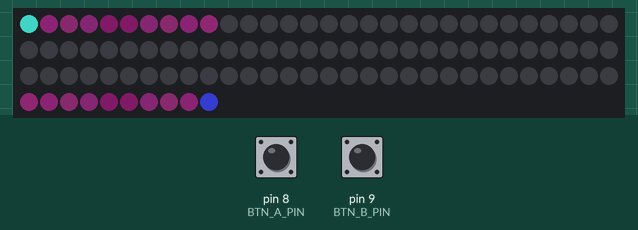
Recording of a sketch running on a simulated Arduino Uno, built with avr-gcc and run on an emulated ATmega328P. Parts: 100 RGB LEDs in strip order, left to right, continuing on the next row. Inputs (shaded band) come from the test bench; at power-on: pin 8 (BTN_A_PIN) HIGH, pin 9 (BTN_B_PIN) HIGH. Dim RGB values are drawn brighter than linear.

Above: at 1.5 s.
1.6 s: pin 8 (BTN_A_PIN) pulled LOW for 0.15 s
At 1.77 s:
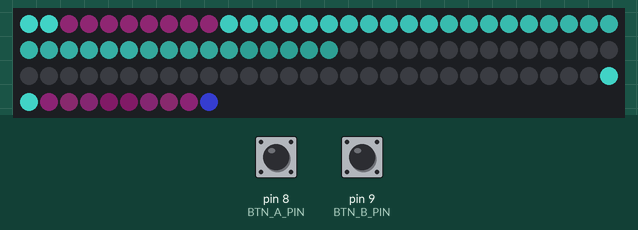
3.4 s: pin 9 (BTN_B_PIN) pulled LOW for 1 s
At 3.56 s:
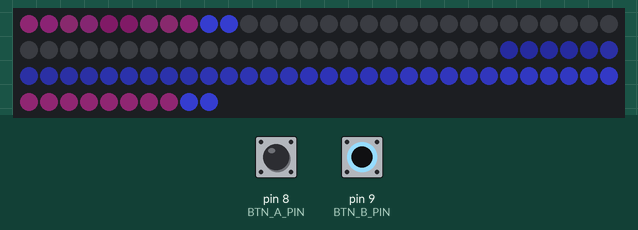
5.9 s: pin 8 (BTN_A_PIN) pulled LOW for 1 s
At 6.08 s:
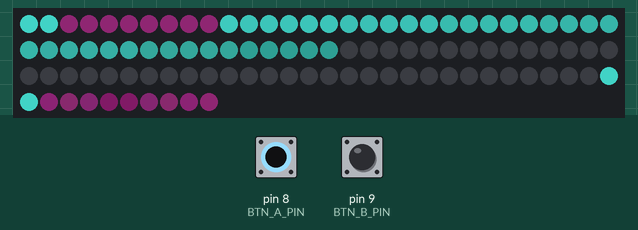
8.4 s: pin 9 (BTN_B_PIN) pulled LOW for 0.15 s
At 8.56 s:
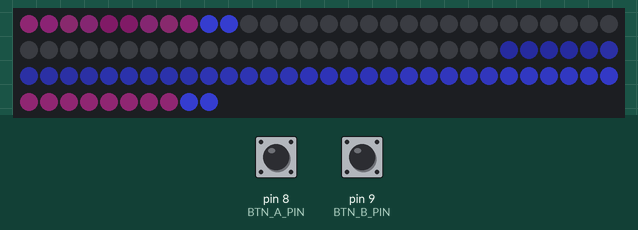
10.2 s: pin 8 (BTN_A_PIN) driven LOW and pin 9 (BTN_B_PIN) driven LOW
At 10.36 s:
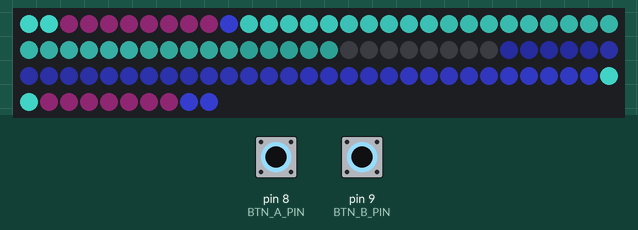
13.2 s: pin 8 (BTN_A_PIN) driven HIGH
At 16.03 s:
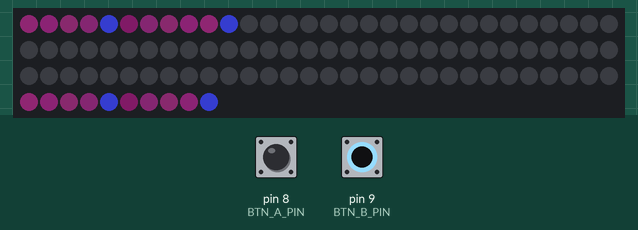
Timing chart, 0 to 17.2 s (numbered marks = the images above; inputs shaded):
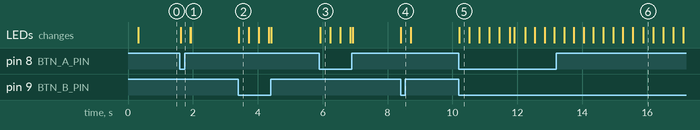

The sketch:

pong.ino
```cpp
#include <FastLED.h> //strip

//logic
#define MAX_HIT_ZONE 10
#define MIN_HIT_ZONE 4
#define VIRTUAL_LEDS 800
#define STATE_SIGNUP 0
#define STATE_PLAY 1
#define STATE_SCORE 2
#define SCORE_T 100

int state;
unsigned int state_t;
int speed;
int zone_a_len;
int zone_b_len;
long virtual_ball_p;
long ball_p;
int server;
int serve;
int bounce;
unsigned int btn_a_down_t;
unsigned int btn_a_press_t;
unsigned int btn_a_up_t;
unsigned int btn_b_down_t;
unsigned int btn_b_press_t;
unsigned int btn_b_up_t;
int btn_a_hit_p;
int missile_a_hit_p;
unsigned int missile_a_hit_t;
int btn_b_hit_p;
int missile_b_hit_p;
unsigned int missile_b_hit_t;

//strip
#define STRIP_LED_PIN     3
#define STRIP_NUM_LEDS    100
#define STRIP_BRIGHTNESS  128 //0-128
#define STRIP_LED_TYPE    WS2811
#define STRIP_COLOR_ORDER BRG
#define STRIP_FADE_N 10

CRGB black;
CRGB white;
CRGB red;
CRGB green;
CRGB blue;
CRGB yellow;
CRGB light_blue;
CRGB dark_blue;
CRGB pink;

CRGB color_a;
CRGB color_b;
CRGB color_ball;
CRGB color_zone;
CRGB color_clear;
CRGB color_a_fade[STRIP_FADE_N];
CRGB color_b_fade[STRIP_FADE_N];
CRGB color_zone_fade[STRIP_FADE_N];
CRGB color_fade[STRIP_FADE_N];

CRGB strip_leds[STRIP_NUM_LEDS];

//btns
#define BTN_A_PIN 8
#define BTN_B_PIN 9

int back(int i)
{
  return STRIP_NUM_LEDS-1-i;
}

void cache_colors()
{
  int bright = 2; //takes away the lowest fractions (turns 1/10 into 2/11)
  int l;
  int r;
  int g;
  int b;
  for(int i = 0; i < STRIP_FADE_N; i++)
  {
    l = 255*(i+1+bright)/(STRIP_FADE_N+bright);
    color_fade[i] = CRGB(l,l,l);

    r = color_a.r*(i+1+bright)/(STRIP_FADE_N+bright);
    g = color_a.g*(i+1+bright)/(STRIP_FADE_N+bright);
    b = color_a.b*(i+1+bright)/(STRIP_FADE_N+bright);
    color_a_fade[i] = CRGB(r,g,b);

    r = color_b.r*(i+1+bright)/(STRIP_FADE_N+bright);
    g = color_b.g*(i+1+bright)/(STRIP_FADE_N+bright);
    b = color_b.b*(i+1+bright)/(STRIP_FADE_N+bright);
    color_b_fade[i] = CRGB(r,g,b);

    r = color_zone.r*(i+1+bright)/(STRIP_FADE_N+bright);
    g = color_zone.g*(i+1+bright)/(STRIP_FADE_N+bright);
    b = color_zone.b*(i+1+bright)/(STRIP_FADE_N+bright);
    color_zone_fade[i] = CRGB(r,g,b);
  }
}

void init_strip()
{
  int i = 0;
  for(; i < MAX_HIT_ZONE; i++)
    strip_leds[i] = color_zone;
  for(; i < STRIP_NUM_LEDS-MAX_HIT_ZONE; i++)
    strip_leds[i] = color_clear;
  for(; i < STRIP_NUM_LEDS; i++)
    strip_leds[i] = color_zone;
}

void draw_pulsed_zones()
{
  //a
  {
    int ceilhalf = (zone_a_len+1)/2;
    if(btn_a_press_t && btn_a_press_t < STRIP_FADE_N)
    {
      int term_one = STRIP_FADE_N*btn_a_press_t;
      int term_two = STRIP_FADE_N*ceilhalf;
      for(int i = 0; i < ceilhalf; i++)
      {
        int f = ((STRIP_FADE_N-1)-((i*term_one)/term_two)); //\_/
        strip_leds[i]              = color_zone_fade[f];
        strip_leds[zone_a_len-1-i] = color_zone_fade[f];
      }
    }
    else
    {
      for(int i = 0; i < ceilhalf; i++)
      {
        int f = ((STRIP_FADE_N-1)-((i*STRIP_FADE_N)/ceilhalf)); //\_/
        strip_leds[i]              = color_zone_fade[f];
        strip_leds[zone_a_len-1-i] = color_zone_fade[f];
      }
    }
    if(btn_a_press_t < zone_a_len)
      strip_leds[btn_a_press_t] = color_a;
  }

  //b
  {
    int ceilhalf = (zone_b_len+1)/2;
    if(btn_b_press_t && btn_b_press_t < STRIP_FADE_N)
    {
      int term_one = STRIP_FADE_N*btn_b_press_t;
      int term_two = STRIP_FADE_N*ceilhalf;
      for(int i = 0; i < ceilhalf; i++)
      {
        int f = ((STRIP_FADE_N-1)-((i*term_one)/term_two)); //\_/
        strip_leds[back(i)]              = color_zone_fade[f];
        strip_leds[back(zone_b_len-1-i)] = color_zone_fade[f];
      }
    }
    else
    {
      for(int i = 0; i < ceilhalf; i++)
      {
        int f = ((STRIP_FADE_N-1)-((i*STRIP_FADE_N)/ceilhalf)); //\_/
        strip_leds[back(i)]              = color_zone_fade[f];
        strip_leds[back(zone_b_len-1-i)] = color_zone_fade[f];
      }
    }
    if(btn_b_press_t < zone_b_len)
      strip_leds[back(btn_b_press_t)] = color_b;
  }
}

void draw_pulsed_lane()
{
  //a
  {
    if(btn_a_press_t && btn_a_press_t < STRIP_FADE_N)
    {
      int len = (STRIP_NUM_LEDS/2)-zone_a_len;
      int term_one = (STRIP_FADE_N-1)*(STRIP_FADE_N-btn_a_press_t);
      int term_two = len*STRIP_FADE_N;
      for(int i = 0; i < len; i++)
      {
        //((1-(i/len))*(1-(btn_a_press_t/STRIP_FADE_N)))*(STRIP_FADE_N-1) //gets algebra'd into:
        //((len-i)*(STRIP_FADE_N-1)*(STRIP_FADE_N-btn_a_press_t))/(len*STRIP_FADE_N)
        //int f = (((len-i)*term_one)/term_two); //<- would be above eqn
        int f = (((len-i)*term_one)/term_two)-btn_a_press_t; //<- but I instead modified this, so it isn't _any_ of the eqns above
        if(f >= 0) strip_leds[zone_a_len+i] = color_a_fade[f];
        else       strip_leds[zone_a_len+i] = color_clear;
      }
    }
    else //just clear lane
    {
      int half = STRIP_NUM_LEDS/2;
      for(int i = zone_a_len; i < half; i++)
        strip_leds[i] = color_clear;
    }
  }

  //b
  {
    if(btn_b_press_t && btn_b_press_t < STRIP_FADE_N)
    {
      int len = (STRIP_NUM_LEDS/2)-zone_b_len;
      int term_one = (STRIP_FADE_N-1)*(STRIP_FADE_N-btn_b_press_t);
      int term_two = len*STRIP_FADE_N;
      for(int i = 0; i < len; i++)
      {
        //((1-(i/len))*(1-(btn_b_press_t/STRIP_FADE_N)))*(STRIP_FADE_N-1) //gets algebra'd into:
        //((len-i)*(STRIP_FADE_N-1)*(STRIP_FADE_N-btn_b_press_t))/(len*STRIP_FADE_N)
        //int f = (((len-i)*term_one)/term_two); //<- would be above eqn
        int f = (((len-i)*term_one)/term_two)-btn_b_press_t; //<- but I instead modified this, so it isn't _any_ of the eqns above
        if(f >= 0) strip_leds[back(zone_b_len+i)] = color_b_fade[f];
        else       strip_leds[back(zone_b_len+i)] = color_clear;
      }
    }
    else //just clear lane
    {
      int tip = back(zone_b_len);
      for(int i = STRIP_NUM_LEDS/2; i <= tip; i++)
        strip_leds[i] = color_clear;
    }
  }
}

void clear_lane()
{
  int imax = back(zone_b_len);
  for(int i = zone_a_len; i <= imax; i++)
    strip_leds[i] = color_clear;
}

void setup()
{
  delay(300); //power-up safety delay

  //helpful constants for color-picking
  black      = CRGB(0x00,0x00,0x00); //CRGB::Black;
  white      = CRGB(0xFF,0xFF,0xFF); //CRGB::White;
  red        = CRGB(0xFF,0x00,0x00); //CRGB::Red;
  green      = CRGB(0x00,0xFF,0x00); //CRGB::Green;
  blue       = CRGB(0x00,0x00,0xFF); //CRGB::Blue;
  yellow     = CRGB(0xFF,0xFF,0x00); //CRGB::Yellow;
  light_blue = CRGB(0x4E,0xFD,0xEE);
  dark_blue  = CRGB(0x3C,0x44,0xE8);
  pink       = CRGB(0xF6,0x49,0xC7);

  //strip
  color_a = light_blue;
  color_b = dark_blue;
  color_ball = white;
  color_zone = pink;
  color_zone /= 2;
  color_zone /= 2;
  color_zone /= 2;
  color_clear = black;
  cache_colors();
  init_strip();
  FastLED.addLeds<STRIP_LED_TYPE, STRIP_LED_PIN, STRIP_COLOR_ORDER>(strip_leds, STRIP_NUM_LEDS).setCorrection( TypicalLEDStrip );
  FastLED.setBrightness(STRIP_BRIGHTNESS);

  //btns
  pinMode(BTN_A_PIN,INPUT_PULLUP);
  pinMode(BTN_B_PIN,INPUT_PULLUP);

  btn_a_down_t = 0;
  btn_a_press_t = 0;
  btn_a_up_t = 0;
  missile_a_hit_t = 0;
  btn_b_down_t = 0;
  btn_b_press_t = 0;
  btn_b_up_t = 0;
  missile_b_hit_t = 0;

  set_state(STATE_SIGNUP);
}

void set_state(int s)
{
  state = s;
  state_t = 0;
  switch(state)
  {
    case STATE_SIGNUP:
    {
      if(btn_a_down_t >= btn_b_down_t)
      {
        btn_a_down_t  = 1;
        btn_b_down_t  = 0;
      }
      else
      {
        btn_a_down_t  = 0;
        btn_b_down_t  = 1;
      }
      speed = 3;
      zone_a_len = MAX_HIT_ZONE;
      zone_b_len = MAX_HIT_ZONE;
      btn_a_hit_p     = -1;
      missile_a_hit_p = -1;
      btn_b_hit_p     = -1;
      missile_b_hit_p = -1;
      bounce = 0;
    }
      break;
    case STATE_PLAY:
    {
      if(btn_a_down_t >= btn_b_down_t)
      {
        server = 1;
        virtual_ball_p = 0;
        ball_p = 0;
      }
      else
      {
        server = -1;
        virtual_ball_p = VIRTUAL_LEDS-1;
        ball_p = back(0);
      }
      serve = server;
    }
      break;
    case STATE_SCORE:
    {
    }
      break;
  }
}

void loop()
{
  //read buttons
  if(!digitalRead(BTN_A_PIN)) { btn_a_down_t++;   btn_a_up_t = 0; }
  else                        { btn_a_down_t = 0; btn_a_up_t++;   }
  if(btn_a_press_t) btn_a_press_t++;
  if(btn_a_down_t == 1 && btn_a_hit_p == -1) btn_a_press_t = 1;
  if(missile_a_hit_t) missile_a_hit_t++;

  if(!digitalRead(BTN_B_PIN)) { btn_b_down_t++;   btn_b_up_t = 0; }
  else                        { btn_b_down_t = 0; btn_b_up_t++;   }
  if(btn_b_press_t) btn_b_press_t++;
  if(btn_b_down_t == 1 && btn_b_hit_p == -1) btn_b_press_t = 1;
  if(missile_b_hit_t) missile_b_hit_t++;

  state_t++; if(state_t == 0) state_t = -1; //keep at max

  int delay_t = 30;
  //update
  switch(state)
  {
    case STATE_SIGNUP:
    {
      int t = btn_a_down_t;
      if(btn_b_down_t < btn_a_down_t) t = btn_b_down_t;
      if(t >= STRIP_NUM_LEDS/2) set_state(STATE_PLAY);
      delay_t = 30;
    }
      break;
    case STATE_PLAY:
    {
      //update ball
      virtual_ball_p += serve*speed;
      int old_ball_p = ball_p;
      ball_p = virtual_ball_p*STRIP_NUM_LEDS/VIRTUAL_LEDS;
      if(ball_p >= STRIP_NUM_LEDS) { ball_p = back(0); set_state(STATE_SCORE); break; }
      else if(ball_p < 0)          { ball_p = 0;       set_state(STATE_SCORE); break; }

      //clear hits at midpoint
      int midpoint = STRIP_NUM_LEDS/2;
           if(serve ==  1 && old_ball_p < midpoint && ball_p >= midpoint) { btn_b_hit_p = -1; missile_b_hit_p = -1; }
      else if(serve == -1 && old_ball_p > midpoint && ball_p <= midpoint) { btn_a_hit_p = -1; missile_a_hit_p = -1; }

      //handle hits
      int should_bounce = 0;
      if(btn_a_hit_p == -1 && btn_a_down_t == 1) btn_a_hit_p = ball_p;
      if(btn_b_hit_p == -1 && btn_b_down_t == 1) btn_b_hit_p = ball_p;

      if(serve == -1 && btn_a_press_t < zone_a_len && ball_p <= btn_a_press_t)
      {
        missile_a_hit_p = ball_p;
        missile_a_hit_t = 1;
        should_bounce = 1;
      }
      if(serve == 1 && btn_b_press_t < zone_b_len && ball_p >= back(btn_b_press_t))
      {
        missile_b_hit_p = ball_p;
        missile_b_hit_t = 1;
        should_bounce = 1;
      }

      if(should_bounce)
      {
        bounce++;
        speed = 3+(bounce/3);
             if(serve == -1) { serve =  1; zone_a_len = MAX_HIT_ZONE-((bounce+2)/3); } //a served
        else if(serve ==  1) { serve = -1; zone_b_len = MAX_HIT_ZONE-((bounce+2)/3); } //b served
        if(zone_a_len < MIN_HIT_ZONE) zone_a_len = MIN_HIT_ZONE;
        if(zone_b_len < MIN_HIT_ZONE) zone_b_len = MIN_HIT_ZONE;
      }
      delay_t = 1;
    }
      break;
    case STATE_SCORE:
    {
      if(state_t > SCORE_T) set_state(STATE_SIGNUP);
      delay_t = 10;
    }
      break;
  }

  //draw
  color_clear = black;
  //for(int i = 0; i < 10; i++) //used to test performance
  {
    switch(state)
    {
      case STATE_SIGNUP:
      {
        draw_pulsed_zones();
        draw_pulsed_lane();

        if(btn_a_down_t || btn_b_down_t) //at least one down
        {
          //pulse
          if(btn_a_down_t >= btn_b_down_t) //a first
          {
            strip_leds[                             (btn_a_down_t+MAX_HIT_ZONE-1)%MAX_HIT_ZONE ] = color_a;
            strip_leds[STRIP_NUM_LEDS-MAX_HIT_ZONE+((btn_a_down_t+MAX_HIT_ZONE-1)%MAX_HIT_ZONE)] = color_a;
          }
          else //b first
          {
            strip_leds[  MAX_HIT_ZONE-1- (btn_b_down_t+MAX_HIT_ZONE-1)%MAX_HIT_ZONE ] = color_b;
            strip_leds[STRIP_NUM_LEDS-1-((btn_b_down_t+MAX_HIT_ZONE-1)%MAX_HIT_ZONE)] = color_b;
          }

          //static
          if(btn_a_down_t)
          {
            strip_leds[0] = color_a;
            strip_leds[back(MAX_HIT_ZONE)] = color_a;
          }
          if(btn_b_down_t)
          {
            strip_leds[MAX_HIT_ZONE] = color_b;
            strip_leds[back(0)] = color_b;
          }

          //fill zone
          if(btn_a_down_t && btn_b_down_t) //both buttons down
          {
            int t = btn_a_down_t;
            if(btn_b_down_t < btn_a_down_t) t = btn_b_down_t;
            for(int i = MAX_HIT_ZONE+1; i <= t; i++)
            {
              strip_leds[i] = color_a;
              strip_leds[back(i)] = color_b;
            }
          }

        }
      }
        break;
      case STATE_PLAY:
      {
        int t = missile_a_hit_t;
        if(!missile_a_hit_t || (missile_a_hit_t && missile_b_hit_t && missile_a_hit_t > missile_b_hit_t)) t = missile_b_hit_t; //t == the lowest non-zero missile_[ab]_hit_t, or 0
        if(t && t < STRIP_FADE_N) color_clear = color_fade[STRIP_FADE_N-t];

        draw_pulsed_zones();
        draw_pulsed_lane();
        if(bounce%3)
        {
          if(serve == 1 && missile_a_hit_t < STRIP_FADE_N*2)
          {
            if(missile_a_hit_t > STRIP_FADE_N && (missile_a_hit_t/2)%2) strip_leds[zone_a_len] = red;
            else                                                        strip_leds[zone_a_len] = color_zone;
          }
          if(serve == -1 && missile_b_hit_t < STRIP_FADE_N*2)
          {
            if(missile_b_hit_t > STRIP_FADE_N && (missile_b_hit_t/2)%2) strip_leds[back(zone_b_len)] = red;
            else                                                        strip_leds[back(zone_b_len)] = color_zone;
          }
        }

        //draw hits
        if(missile_a_hit_p != -1) strip_leds[missile_a_hit_p] = color_a;
        if(missile_b_hit_p != -1) strip_leds[missile_b_hit_p] = color_b;

        //particles
        int off;
        off = missile_a_hit_t/2;
        if(missile_a_hit_t && off < STRIP_FADE_N*3)
        {
          off = off%STRIP_FADE_N;
          if(missile_a_hit_p-off >= 0)              strip_leds[missile_a_hit_p-off] = color_fade[STRIP_FADE_N-1-off];
          if(missile_a_hit_p+off <  STRIP_NUM_LEDS) strip_leds[missile_a_hit_p+off] = color_fade[STRIP_FADE_N-1-off];
        }
        off = missile_b_hit_t/2;
        if(missile_b_hit_t && off < STRIP_FADE_N*3)
        {
          off = off%STRIP_FADE_N;
          if(missile_b_hit_p-off >= 0)              strip_leds[missile_b_hit_p-off] = color_fade[STRIP_FADE_N-1-off];
          if(missile_b_hit_p+off <  STRIP_NUM_LEDS) strip_leds[missile_b_hit_p+off] = color_fade[STRIP_FADE_N-1-off];
        }

        //draw ball
        strip_leds[ball_p] = color_ball;
      }
        break;
      case STATE_SCORE:
      {
        draw_pulsed_zones();
        clear_lane();

        if(serve == 1) //a scored
        {
          strip_leds[state_t%zone_a_len] = color_a;
          strip_leds[STRIP_NUM_LEDS-zone_b_len+(state_t%zone_b_len)] = color_a;
          int body_leds = STRIP_NUM_LEDS-zone_a_len-zone_b_len+2;
          int pulse_t = SCORE_T/10;
          int pulse_is = zone_a_len+(( state_t   %pulse_t)*body_leds/pulse_t);
          int pulse_ie = zone_a_len+(((state_t+1)%pulse_t)*body_leds/pulse_t);
          if((state_t+1)%pulse_t == 0) pulse_ie = STRIP_NUM_LEDS-zone_b_len+1;
          if(pulse_is == pulse_ie) pulse_ie++;
          for(int i = pulse_is; i < pulse_ie; i++)
            strip_leds[i] = color_a;
        }
        else if(serve == -1) //b scored
        {
          strip_leds[zone_a_len-1-(state_t%zone_a_len)] = color_b;
          strip_leds[STRIP_NUM_LEDS-1-(state_t%zone_b_len)] = color_b;
          int body_leds = STRIP_NUM_LEDS-zone_a_len-zone_b_len+2;
          int pulse_t = SCORE_T/10;
          int pulse_is = zone_b_len+(( state_t   %pulse_t)*body_leds/pulse_t);
          int pulse_ie = zone_b_len+(((state_t+1)%pulse_t)*body_leds/pulse_t);
          if((state_t+1)%pulse_t == 0) pulse_ie = STRIP_NUM_LEDS-zone_a_len+1;
          if(pulse_is == pulse_ie) pulse_ie++;
          for(int i = pulse_is; i < pulse_ie; i++)
            strip_leds[back(i)] = color_b;
        }

        //draw hits
        if(serve == -1 && btn_a_hit_p != -1) strip_leds[btn_a_hit_p] = color_a;
        if(serve ==  1 && btn_b_hit_p != -1) strip_leds[btn_b_hit_p] = color_b;

        //draw ball
        strip_leds[ball_p] = color_ball;
      }
        break;
    }
  }

  //refresh
  FastLED.show();
  FastLED.delay(delay_t);
}
```

Measured:
- after the input at 1.6 s, the LEDs: change at once (image 1)
- after the input at 3.4 s, the LEDs: change at once (image 2)
- after the input at 5.9 s, the LEDs: change at once (image 3)
- after the input at 8.4 s, the LEDs: change at once (image 4)
- after the input at 10.2 s, the LEDs: change at once (image 5)
- after the input at 13.2 s, the LEDs: first differ from a run without the input after 2.7 s (image 6)
